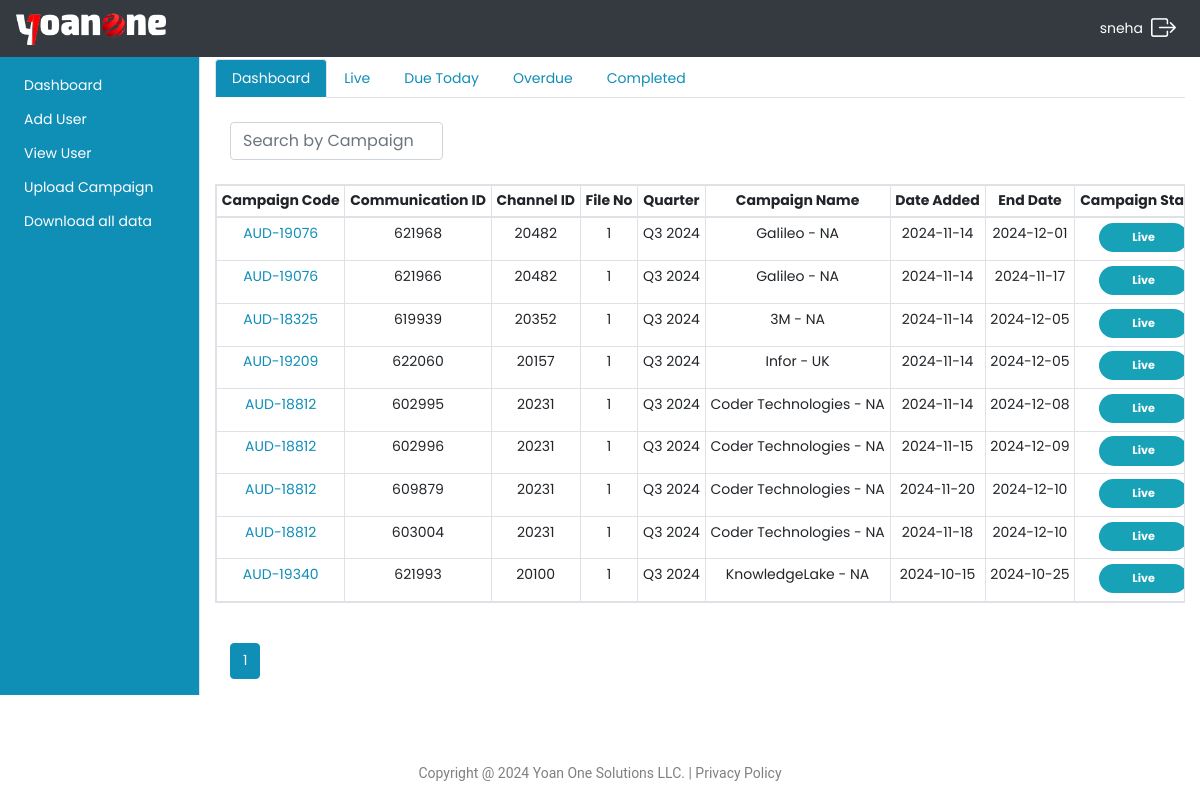
/admin-dashboard.php (signed in), run on the app's committed database.
### tables this page shows
CREATE TABLE `campaign_details` (
  `id` int(11) NOT NULL,
  `camp_code` varchar(50) NOT NULL,
  `communication_id` int(11) NOT NULL,
  `channel_id` int(11) NOT NULL,
  `file_no` int(11) NOT NULL,
  `quarter` varchar(255) NOT NULL,
  `camp_name` varchar(100) NOT NULL,
  `camp_start_date` date NOT NULL,
  `camp_end_date` date NOT NULL,
  `camp_status` enum('Pending','Completed','Live','Pause','Cancel','Escalation') NOT NULL,
  `delivery_days` varchar(200) DEFAULT NULL,
  `lead_goal` int(11) NOT NULL,
  `weekly_lead` int(11) DEFAULT NULL,
  `delivered_lead` int(11) DEFAULT 0,
  `generated_lead` int(11) NOT NULL,
  `undelivered_lead` int(11) DEFAULT 0,
  `pending_lead` int(11) DEFAULT 0,
  `extra_lead` int(11) DEFAULT 0,
  `named_acc` varchar(255) NOT NULL,
  `exclusions` varchar(255) NOT NULL,
  `first_delivery_date` date NOT NULL,
  `country` varchar(255) DEFAULT NULL,
  `job_title` varchar(255) DEFAULT NULL,
  `job_level` varchar(255) DEFAULT NULL,
  `industry` varchar(255) DEFAULT NULL,
  `custm_que` varchar(255) DEFAULT NULL,
  `company_size` varchar(110) DEFAULT NULL,
  `notes` varchar(255) NOT NULL,
  `duration` varchar(255) NOT NULL,
  `created_at` timestamp NOT NULL DEFAULT current_timestamp(),
  `updated_at` timestamp NOT NULL DEFAULT current_timestamp() ON UPDATE current_timestamp()
);

### admin-dashboard.php (the view, shortened to what this page needs)
<?php include('header.php');
   $user_role = $_SESSION["user_role"]; ?>
<div class="container-fluid">
   <div class="row">
      <div class="col-md-2">
         <?php
            include('sidebar.php');
            ?>
      </div>
      <div class="col-md-10">
         <?php
            include('main-content.php');
            ?>
      </div>
   </div>
</div>
<br><br>
<?php
   include('footer.php');
   ?>

### header.php (shortened to what this page needs)
<!DOCTYPE html>
<html lang="en">
   <head>
      <link href="https://cdn.jsdelivr.net/npm/select2@4.1.0-beta.1/dist/css/select2.min.css" rel="stylesheet" />
      <link rel="stylesheet" href="https://stackpath.bootstrapcdn.com/bootstrap/4.5.2/css/bootstrap.min.css">
      <link rel="stylesheet" href="https://cdn.jsdelivr.net/npm/bootstrap-icons@1.11.3/font/bootstrap-icons.min.css">
   </head>
   <body>
      <nav class="navbar navbar-expand-lg navbar-dark bg-dark">
         <a class="navbar-brand" href="#"><img src="http://localhost/crm1/logo.png" width="60%" alt=""></a>
         <div class="collapse navbar-collapse" id="navbarText">
            <span class="navbar-text">
            <a href="http://localhost/crm1/logout.php">
           <div class="d-flex justify-content-center align-items-center">
           <?php
            echo $_SESSION['username'];
            ?>
           <i class="bi bi-box-arrow-right mx-2"  style="color: #FFFFFF; font-size: 25px;"></i>
           </div>
         </a>
            </span>
         </div>
      </nav>

### sidebar.php
<?php
$user_role = $_SESSION["user_role"];
?>
<div class="row sidebar">
     <div class=" pt-3 px-4">
         <ul style="list-style-type: none; color:white;">
               <li>
                 <a href="http://localhost/crm1/admin-dashboard.php">Dashboard</a>
               </li>
               <?php if ($user_role == 'admin') {?>
               <li>
                 <a href=""  data-toggle="modal" data-target="#exampleModal">Add User</a>
               </li>
               <li>
                 <a href="#"  data-toggle="modal" data-target="#viewUserModal">View User</a>
               </li>
               <li>
                 <a href="#" data-toggle="modal" data-target="#addCampExcelModal">Upload Campaign</a>
               </li>
               <?php } ?>
               <li>
                    <a href="#"   data-toggle="modal" data-target="#downloadDataModal">Download all data</a>
               </li>
          </ul>
     </div>
</div>

### main-content.php (shortened to what this page needs)
<div class="" style="margin-top: 0.2%">
      <div class="">
         <?php
            include('sub-nav.php');
            ?>
   </div>
</div>

### sub-nav.php (shortened to what this page needs)
<ul class="nav nav-tabs" id="myTab" role="tablist" >
   <li class="nav-item" role="presentation">
      <a class="nav-link <?php echo $section == 'dashboard' ? 'active' : ''; ?>" href="?section=dashboard">Dashboard</a>
   </li>
   <li class="nav-item" role="presentation">
      <a class="nav-link <?php echo $section == 'live' ? 'active' : ''; ?>" href="?section=live">Live</a>
   </li>
   <li class="nav-item" role="presentation">
      <a class="nav-link <?php echo $section == 'duetoday' ? 'active' : ''; ?>" href="?section=duetoday">Due Today</a>
   </li>
   <li class="nav-item" role="presentation">
      <a class="nav-link <?php echo $section == 'overdue' ? 'active' : ''; ?>" href="?section=overdue">Overdue</a>
   </li>
   <li class="nav-item" role="presentation">
      <a class="nav-link <?php echo $section == 'complete' ? 'active' : ''; ?>" href="?section=complete">Completed</a>
   </li>
</ul>
<div class="mt-4" id="viewDashboard" style="<?php echo htmlspecialchars($section) == 'dashboard' ? 'display: block;' : 'display: none;'; ?>">
   <div class="col-md-3">
      <form class="d-flex" role="search" id="searchForm" method="GET" action="">
         <input class="form-control me-2" id="search" name="search" type="search" placeholder="Search by Campaign Code:" aria-label="Search" value="<?php echo isset($_GET['search']) ? htmlspecialchars($_GET['search']) : ''; ?>">
      </form>
   </div>
   <br>
   <?php
   $limit = 30;
   $page = isset($_GET['page']) ? (int)$_GET['page'] : 1;
   $offset = ($page - 1) * $limit;
   $search_query = '';
   $search_param = '';
   $search_value = '';
   $sql = "SELECT * FROM campaign_details $search_query ORDER BY created_at DESC LIMIT ?, ?";
   $stmt = $conn->prepare($sql);
   if ($stmt) {
      if ($search_query) {
         $stmt->bind_param('sii', $search_param, $offset, $limit);
      } else {
         $stmt->bind_param('ii', $offset, $limit);
      }
      $stmt->execute();
      $result = $stmt->get_result();
   }
   $count_sql = "SELECT COUNT(*) as total FROM campaign_details $search_query";
   $count_stmt = $conn->prepare($count_sql);
   if ($count_stmt) {
      $count_stmt->execute();
      $count_result = $count_stmt->get_result();
      $total_records = $count_result->fetch_assoc()['total'];
   }
   $total_page = ceil($total_records / $limit);
   ?>
   <table class="table table-sm table-bordered table-content table-responsive text-center" id="viewCampTable">
      <thead>
         <tr class="">
            <th scope="col">Campaign Code</th>
            <th scope="col">Communication ID</th>
            <th scope="col">Channel ID</th>
            <th scope="col" >File No</th>
            <th scope="col">Quarter</th>
            <th scope="col">Campaign Name</th>
            <th scope="col">Date Added</th>
            <th scope="col">End Date</th>
            <th scope="col">Campaign Status</th>
         </tr>
      </thead>
      <tbody>
         <?php while ($row = mysqli_fetch_assoc($result)) { ?>
         <tr class="">
            <td>
            <a href="#" class="view-details" data-id="<?php echo htmlspecialchars($row['id']); ?>"><?php echo htmlspecialchars($row['camp_code']); ?></a></td>
            <td><?php echo htmlspecialchars($row['communication_id']); ?></td>
            <td><?php echo $row['channel_id'] ?></td>
            <td ><?php echo $row['file_no'] ?></td>
            <td><?php echo $row['quarter'] ?></td>
            <td><?php echo $row['camp_name'] ?></td>
            <td><?php echo $row['camp_start_date'] ?></td>
            <td><?php echo $row['camp_end_date'] ?></td>
            <td >
               <?php
                  $status = $row['camp_status'];
                  $badgeClass = '';
                  switch ($status) {
                      case 'Live':
                          $badgeClass = 'bg-info text-white';
                          break;
                  }
                  ?>
               <span class="badge badge-pill <?php echo $badgeClass; ?>">
               <?php echo htmlspecialchars($status); ?>
               </span>
            </td>
         </tr>
         <?php } ?>
      </tbody>
   </table>
   <br>
<div class="container">
    <ul class="pagination">
        <?php for ($i = 1; $i <= $total_page; $i++): ?>
            <li class="page-item <?php echo $i == $page ? 'active' : ''; ?>">
                <a class="page-link" href="?page=<?php echo $i; ?>&search=<?php echo urlencode($search_value); ?>">
                    <?php echo $i; ?>
                </a>
            </li>
        <?php endfor; ?>
    </ul>
</div>
</div>

### footer.php (shortened to what this page needs)
<div class="footer">
         <div class="container d-flex justify-content-center align-item-end" >
            <div class="row">
               <div class="col-md-12 col-sm-12 col-xs-12 center-text">
                  <p style="text-align: center; color: gray; font-size: 14px; margin: 0px; padding: 20px 0;font-family: Roboto">Copyright @ 2024  Yoan One Solutions LLC. | <a href="https://www.yoanone.com/privacy-policy.html" style="color: gray;text-decoration: none;">Privacy Policy</a></p>
               </div>
            </div>
         </div>
</div>
</body>
</html>

### header.php (style rules this page uses)
body { font-family: "Poppins", sans-serif; }
.table-content { font-size: 14px !important; }
th, td { white-space: nowrap; overflow: hidden; text-overflow: ellipsis; }
.badge { padding: 0.80em .5em !important; font-size: 80% !important; }
.badge { width: 70% !important; }
.navbar { padding: .1rem 1rem; }
.page-link { color: #0F8EB6; background-color: #fff; border: 1px solid #dee2e6; }
.page-item.active .page-link { z-index: 3; color: #fff; background-color: #0F8EB6; border-color: #0F8EB6; }
.nav-tabs .nav-item.show .nav-link, .nav-tabs .nav-link.active { color: #fff; background-color: #0F8EB6 !important; border-color: #dee2e6 #dee2e6 #fff; }
a { color: #0F8EB6; text-decoration: none; background-color: transparent; }
.sidebar { background-color: #0F8EB6; height: 100%; border-right: 1px solid #dee2e6; padding: 0; color: white; display: block; }
.sidebar a { color: white; text-decoration: none; }
.sidebar ul { padding-left: 0; list-style-type: none; }
.sidebar li { margin-bottom: 10px; }

### sub-nav.php (style rules this page uses)
a { font-size: 14px !important; }

### data on the page
campaign_details: camp_code "AUD-19076", communication "621968", channel "20482", file_no "1", quarter "Q3 2024", camp_name "Galileo - NA", camp_start_date "2024-11-14", camp_end_date "2024-12-01", camp_status "Live"
campaign_details: camp_code "AUD-19076", communication "621966", channel "20482", file_no "1", quarter "Q3 2024", camp_name "Galileo - NA", camp_start_date "2024-11-14", camp_end_date "2024-11-17", camp_status "Live"
campaign_details: camp_code "AUD-18325", communication "619939", channel "20352", file_no "1", quarter "Q3 2024", camp_name "3M - NA", camp_start_date "2024-11-14", camp_end_date "2024-12-05", camp_status "Live"
campaign_details: camp_code "AUD-19209", communication "622060", channel "20157", file_no "1", quarter "Q3 2024", camp_name "Infor - UK", camp_start_date "2024-11-14", camp_end_date "2024-12-05", camp_status "Live"
campaign_details: camp_code "AUD-18812", communication "602995", channel "20231", file_no "1", quarter "Q3 2024", camp_name "Coder Technologies - NA", camp_start_date "2024-11-14", camp_end_date "2024-12-08", camp_status "Live"
campaign_details: camp_code "AUD-18812", communication "602996", channel "20231", file_no "1", quarter "Q3 2024", camp_name "Coder Technologies - NA", camp_start_date "2024-11-15", camp_end_date "2024-12-09", camp_status "Live"
campaign_details: camp_code "AUD-18812", communication "609879", channel "20231", file_no "1", quarter "Q3 2024", camp_name "Coder Technologies - NA", camp_start_date "2024-11-20", camp_end_date "2024-12-10", camp_status "Live"
campaign_details: camp_code "AUD-18812", communication "603004", channel "20231", file_no "1", quarter "Q3 2024", camp_name "Coder Technologies - NA", camp_start_date "2024-11-18", camp_end_date "2024-12-10", camp_status "Live"
campaign_details: camp_code "AUD-19340", communication "621993", channel "20100", file_no "1", quarter "Q3 2024", camp_name "KnowledgeLake - NA", camp_start_date "2024-10-15", camp_end_date "2024-10-25", camp_status "Live"

### other printed values
$_SESSION['username'] "sneha"
